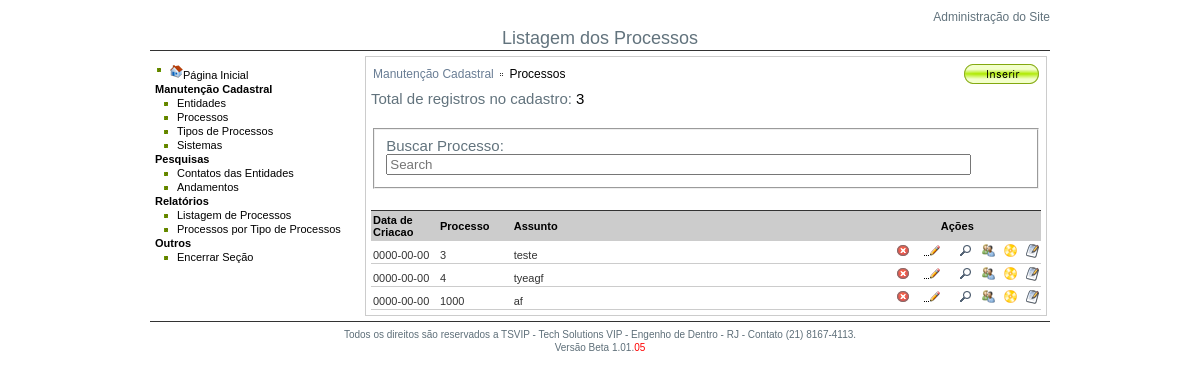
The page /cad_processo_grid.php (signed in) on the database as committed earlier.
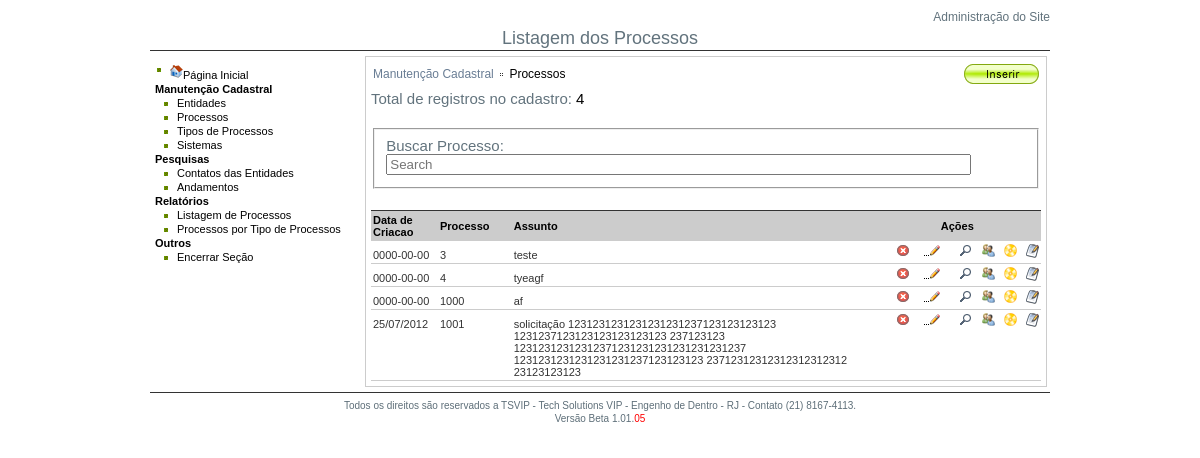
The same page on the database as committed later.
### tables this page shows
CREATE TABLE IF NOT EXISTS `processo` (
  `id_processo` int(11) NOT NULL AUTO_INCREMENT,
  `data_criacao` varchar(15) NOT NULL,
  `status` varchar(30) NOT NULL,
  `tipo_processo` varchar(30) NOT NULL,
  `autor` varchar(30) NOT NULL,
  `responsavel` varchar(30) NOT NULL,
  `coresponsavel` varchar(30) NOT NULL,
  `assunto` varchar(200) NOT NULL,
  `descricao` longtext NOT NULL,
  PRIMARY KEY (`id_processo`)
);

### cad_processo_grid.php (the view, shortened to what this page needs)
<?PHP
include "inc_dbConexao.php";
if ($_GET['id_processo'] == "") {
	$idsel = $_POST['id_processo'];
} else {
	$idsel = $_GET['id_processo'];
}
$sql = "SELECT * FROM processo";
$sql = $sql . " ORDER BY id_processo ";
$rs = mysql_query($sql, $conexao);
$total_registros = mysql_num_rows($rs);
?>
<!DOCTYPE html PUBLIC "-//W3C//DTD XHTML 1.0 Transitional//EN" "http://www.w3.org/TR/xhtml1/DTD/xhtml1-transitional.dtd">
<head>
<link href="estilo_adm.css" rel="stylesheet" type="text/css" />
</head>
<body>
<div id="corpo">
<div id="topo">
  <h1>Administração do Site</h1>
  <p align="center">Listagem dos Processos</p>
</div>
<div id="caixa_menu">
	<?PHP include "inc_menu.php" ?>
</div>
<div id="caixa_conteudo">
<table width="100%" border="0" cellspacing="0" cellpadding="0">
<tr>
<td width="80%"><h1 class="c_cinza">Manutenção Cadastral <img src="./imagens/marcador_setaDir.gif" align="absmiddle" /> <span class="c_preto">Processos</span> </h1></td>
<td width="20%"><h1 align="right"><a href="cad_processo.php?acao=ins&amp;titulo=Inclusão de registro"><img src="./imagens/btn_inserir.gif" alt="Inserir novo registro" border="0" /></a></h1></td>
</tr>
</table>
<P>Total de registros no cadastro: <span class="c_preto"><?PHP print $total_registros; ?></span></P>
<P>&nbsp;</P>
	<fieldset>
				<p>Buscar Processo:
				  <input type="text" size="70" name="search" value="" id="id_search" placeholder="Search" autofocus />
                </p>
	</fieldset>
<P>&nbsp;</P>
<table width="100%" cellspacing="0" id="table_example">
<tr id="titulo_tabela">
<td width="10%" class="tabela_titulo">Data de Criacao</td>
<td width="11%" class="tabela_titulo">Processo</td>
<td width="54%" align="right" class="tabela_titulo"><div align="left">Assunto</div></td>
<td colspan="3" class="tabela_titulo"><div align="center">Ações</div></td>
</tr>
<?PHP
while ($reg = mysql_fetch_array($rs)) {
$id_processo = $reg["id_processo"];
$data_criacao = $reg["data_criacao"];
$status = $reg["status"];
$assunto = $reg["assunto"];
if ($idsel == $id_processo) {
$fundo = "registro_sel";
} else {
$fundo = "registro";
}
?>
<tr>
<td class="<?PHP print $fundo; ?>"><?PHP print $data_criacao; ?></td>
<td class="<?PHP print $fundo; ?>"><?PHP print $id_processo; ?></td>
<td align="right" class="<?PHP print $fundo; ?>"><div align="left"><?PHP print $assunto; ?></div></td>
<td width="6%" class="<?PHP print $fundo; ?>"><div align="right"><a href="cad_processo.php?acao=exc&id_processo=<?PHP print $id_processo; ?>&titulo=Exclusão de registro"><img src="./imagens/btn_cancelar_reg.gif" alt="Cancelar esse registro" border="0" onMouseOver="toolTip('Excluir o Processo <?PHP print $status; ?>')" onMouseOut="toolTip()" /></a></div></td>
<td width="5%" class="<?PHP print $fundo; ?>"><div align="right"><a href="cad_processo.php?acao=alt&id_processo=<?PHP print $id_processo; ?>&titulo=Alteração de registro"><img src="./imagens/btn_alterar_reg.gif" alt="Alterar esse registro" border="0" onMouseOver="toolTip('Alterar informações do Processo <?PHP print $status; ?>')" onMouseOut="toolTip()" /></a></div></td>
<td width="14%" class="<?PHP print $fundo; ?>"><div align="right"><a href="cad_processo.php?acao=ver&id_processo=<?PHP print $id_processo; ?>&titulo=Detalhes do registro"><img src="./imagens/btn_ver_detalhes.gif" alt="Ver detalhes desse registro" border="0" onMouseOver="toolTip('Visualizar informações do Processo <?PHP print $status; ?>')" onMouseOut="toolTip()" /></a>&nbsp;&nbsp;
    <a href="cad_processo_requerente.php?acao=ins&id_processo=<?PHP print $id_processo; ?>&titulo=Inclusão de registro"> <img src="./imagens/ico_requerente.png" alt="Cadastrar Requerente" border="0" onMouseOver="toolTip('Inserir Requerente no Processo <?PHP print $id_processo; ?>')" onMouseOut="toolTip()" /></a>&nbsp;&nbsp;
    <a href="cad_processo_sistema.php?acao=ins&id_processo=<?PHP print $id_processo; ?>&titulo=Inclusão de registro"> <img src="./imagens/ico_sistema.png" alt="Cadastrar Sistema" border="0" onMouseOver="toolTip('Inserir Sistema no Processo <?PHP print $id_processo; ?>')" onMouseOut="toolTip()" /></a>&nbsp;&nbsp;
    <a href="cad_andamento.php?acao=ins&id_processo=<?PHP print $id_processo; ?>&titulo=Inclusão de registro"> <img src="./imagens/ico_andamento.png" alt="Cadastrar Contato" border="0" onMouseOver="toolTip('Inserir Andamento no Processo <?PHP print $id_processo; ?>')" onMouseOut="toolTip()" /></a></div></td>
</tr>
<?PHP } ?>
</table>
</div>
<?PHP include "inc_rodape.php" ?>
</div>
</body>
</html>

Rows that differ between the two databases and show on the page:
added processo: data_criacao "25/07/2012", id_processo "1001", assunto "solicitação 1231231231231231231237123123123123 1231237123123123123123123 237123123 12312312312312371231231231231231231237 1231231231231231231237123123123 23712312312312312312312 23123123123"
Other text that changed with them:
$total_registros: "3" → "4"
